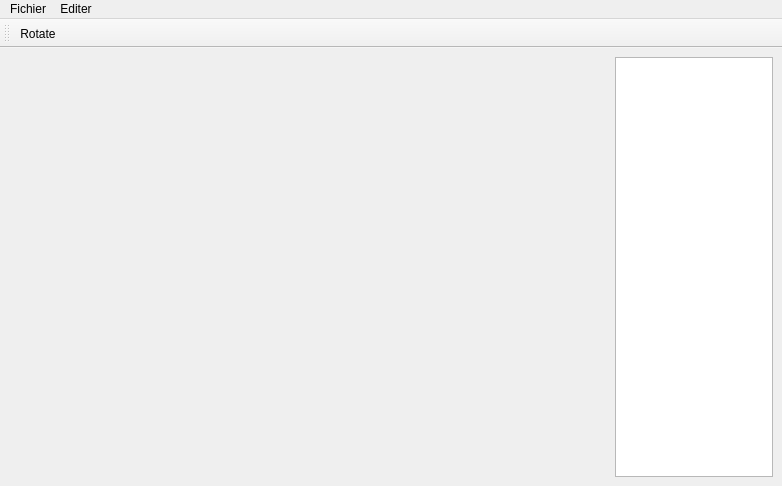
<?xml version="1.0" encoding="UTF-8"?>
<ui version="4.0">
 <class>MainWindow</class>
 <widget class="QMainWindow" name="MainWindow">
  <property name="geometry">
   <rect>
    <x>0</x>
    <y>0</y>
    <width>782</width>
    <height>486</height>
   </rect>
  </property>
  <property name="windowTitle">
   <string>MainWindow</string>
  </property>
  <widget class="QWidget" name="centralwidget">
   <layout class="QHBoxLayout" name="horizontalLayout">
    <item>
     <widget class="QWidget" name="widget" native="true">
      <property name="minimumSize">
       <size>
        <width>600</width>
        <height>0</height>
       </size>
      </property>
     </widget>
    </item>
    <item>
     <widget class="QListView" name="listView">
      <property name="maximumSize">
       <size>
        <width>228</width>
        <height>16777215</height>
       </size>
      </property>
     </widget>
    </item>
   </layout>
  </widget>
  <widget class="QMenuBar" name="menubar">
   <property name="geometry">
    <rect>
     <x>0</x>
     <y>0</y>
     <width>782</width>
     <height>21</height>
    </rect>
   </property>
   <widget class="QMenu" name="menuFichier">
    <property name="title">
     <string>Fichier</string>
    </property>
    <addaction name="actionOuvrir"/>
    <addaction name="actionQuitter"/>
   </widget>
   <widget class="QMenu" name="menuEditer">
    <property name="title">
     <string>Editer</string>
    </property>
    <addaction name="actionDegrader"/>
   </widget>
   <addaction name="menuFichier"/>
   <addaction name="menuEditer"/>
  </widget>
  <widget class="QToolBar" name="toolBar">
   <property name="windowTitle">
    <string>toolBar</string>
   </property>
   <attribute name="toolBarArea">
    <enum>TopToolBarArea</enum>
   </attribute>
   <attribute name="toolBarBreak">
    <bool>false</bool>
   </attribute>
   <addaction name="actionRotate"/>
  </widget>
  <action name="actionOuvrir">
   <property name="text">
    <string>Ouvrir</string>
   </property>
   <property name="menuRole">
    <enum>QAction::ApplicationSpecificRole</enum>
   </property>
  </action>
  <action name="actionQuitter">
   <property name="text">
    <string>Quitter</string>
   </property>
  </action>
  <action name="actionDegrader">
   <property name="checkable">
    <bool>true</bool>
   </property>
   <property name="text">
    <string>Degrader</string>
   </property>
  </action>
  <action name="actionRotate">
   <property name="checkable">
    <bool>true</bool>
   </property>
   <property name="icon">
    <iconset>
     <normaloff>../../../../PFA-builds/resources/icones/icone_rotation.png</normaloff>../../../../PFA-builds/resources/icones/icone_rotation.png</iconset>
   </property>
   <property name="text">
    <string>Rotate</string>
   </property>
   <property name="toolTip">
    <string>Mode Rotation</string>
   </property>
  </action>
 </widget>
 <resources/>
 <connections>
  <connection>
   <sender>actionQuitter</sender>
   <signal>triggered()</signal>
   <receiver>MainWindow</receiver>
   <slot>close()</slot>
   <hints>
    <hint type="sourcelabel">
     <x>-1</x>
     <y>-1</y>
    </hint>
    <hint type="destinationlabel">
     <x>390</x>
     <y>242</y>
    </hint>
   </hints>
  </connection>
 </connections>
</ui>
